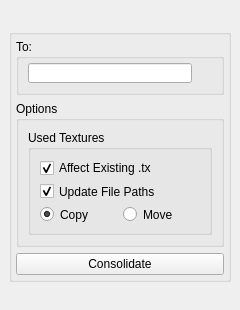
<?xml version="1.0" encoding="UTF-8"?>
<ui version="4.0">
 <class>consolidateTexWin</class>
 <widget class="QMainWindow" name="consolidateTexWin">
  <property name="geometry">
   <rect>
    <x>0</x>
    <y>0</y>
    <width>240</width>
    <height>310</height>
   </rect>
  </property>
  <property name="sizePolicy">
   <sizepolicy hsizetype="Fixed" vsizetype="Fixed">
    <horstretch>0</horstretch>
    <verstretch>0</verstretch>
   </sizepolicy>
  </property>
  <property name="minimumSize">
   <size>
    <width>240</width>
    <height>310</height>
   </size>
  </property>
  <property name="maximumSize">
   <size>
    <width>240</width>
    <height>310</height>
   </size>
  </property>
  <property name="windowTitle">
   <string>ConsolidateTex</string>
  </property>
  <widget class="QWidget" name="centralwidget">
   <layout class="QGridLayout" name="gridLayout">
    <item row="0" column="0">
     <widget class="QLabel" name="mainIcon">
      <property name="text">
       <string/>
      </property>
      <property name="pixmap">
       <pixmap>../icons/arConsolidateTex.png</pixmap>
      </property>
     </widget>
    </item>
    <item row="1" column="0">
     <widget class="QGroupBox" name="mainBox">
      <property name="title">
       <string/>
      </property>
      <layout class="QVBoxLayout" name="verticalLayout">
       <property name="margin">
        <number>4</number>
       </property>
       <item>
        <widget class="QGroupBox" name="groupBox_4">
         <property name="maximumSize">
          <size>
           <width>16777215</width>
           <height>70</height>
          </size>
         </property>
         <property name="title">
          <string>To:</string>
         </property>
         <layout class="QVBoxLayout" name="verticalLayout_18">
          <property name="topMargin">
           <number>4</number>
          </property>
          <item>
           <layout class="QHBoxLayout" name="horizontalLayout_2">
            <property name="spacing">
             <number>0</number>
            </property>
            <item>
             <widget class="QLineEdit" name="folderPath">
              <property name="minimumSize">
               <size>
                <width>0</width>
                <height>20</height>
               </size>
              </property>
              <property name="text">
               <string/>
              </property>
             </widget>
            </item>
            <item>
             <widget class="QPushButton" name="exploreBtn">
              <property name="minimumSize">
               <size>
                <width>20</width>
                <height>20</height>
               </size>
              </property>
              <property name="maximumSize">
               <size>
                <width>20</width>
                <height>20</height>
               </size>
              </property>
              <property name="text">
               <string/>
              </property>
              <property name="icon">
               <iconset>
                <normaloff>../icons/arSearch.png</normaloff>../icons/arSearch.png</iconset>
              </property>
              <property name="flat">
               <bool>true</bool>
              </property>
             </widget>
            </item>
           </layout>
          </item>
         </layout>
        </widget>
       </item>
       <item>
        <widget class="QGroupBox" name="groupBox_2">
         <property name="title">
          <string>Options</string>
         </property>
         <layout class="QVBoxLayout" name="verticalLayout_2">
          <property name="leftMargin">
           <number>9</number>
          </property>
          <property name="rightMargin">
           <number>9</number>
          </property>
          <item>
           <widget class="QGroupBox" name="groupBox_5">
            <property name="title">
             <string>Used Textures</string>
            </property>
            <layout class="QVBoxLayout" name="verticalLayout_5">
             <property name="leftMargin">
              <number>9</number>
             </property>
             <item>
              <widget class="QCheckBox" name="affectTx">
               <property name="text">
                <string>Affect Existing .tx</string>
               </property>
               <property name="checked">
                <bool>true</bool>
               </property>
              </widget>
             </item>
             <item>
              <widget class="QCheckBox" name="updatePath">
               <property name="text">
                <string>Update File Paths</string>
               </property>
               <property name="checked">
                <bool>true</bool>
               </property>
              </widget>
             </item>
             <item>
              <layout class="QHBoxLayout" name="horizontalLayout_3">
               <item>
                <widget class="QRadioButton" name="copy">
                 <property name="text">
                  <string>Copy</string>
                 </property>
                 <property name="checked">
                  <bool>true</bool>
                 </property>
                </widget>
               </item>
               <item>
                <widget class="QRadioButton" name="move">
                 <property name="text">
                  <string>Move</string>
                 </property>
                </widget>
               </item>
              </layout>
             </item>
            </layout>
           </widget>
          </item>
         </layout>
        </widget>
       </item>
       <item>
        <widget class="QPushButton" name="consolidateBtn">
         <property name="text">
          <string>Consolidate</string>
         </property>
        </widget>
       </item>
      </layout>
     </widget>
    </item>
   </layout>
  </widget>
  <widget class="QStatusBar" name="statusBar">
   <property name="enabled">
    <bool>true</bool>
   </property>
   <property name="locale">
    <locale language="English" country="UnitedStates"/>
   </property>
   <property name="sizeGripEnabled">
    <bool>false</bool>
   </property>
  </widget>
 </widget>
 <resources/>
 <connections/>
</ui>
